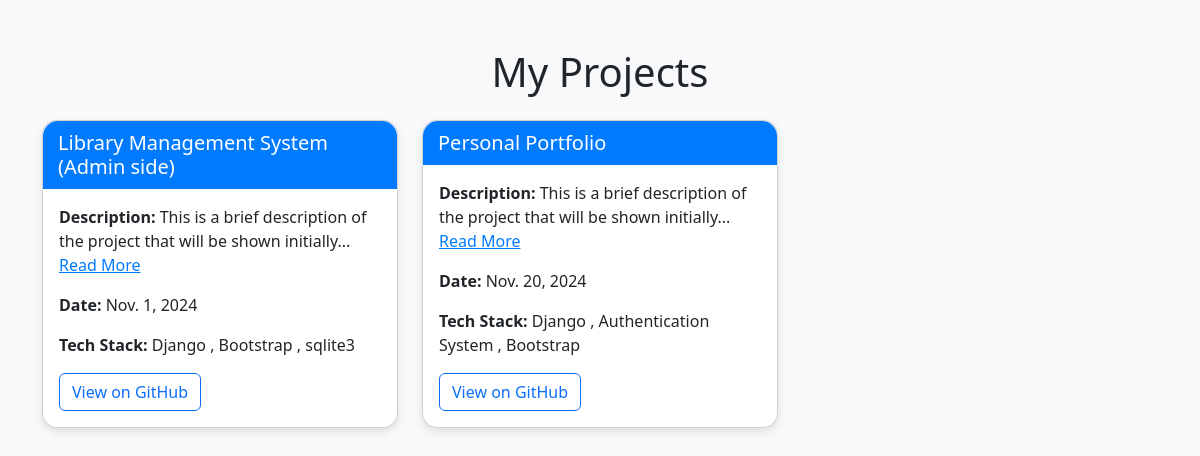
/PythonProjects (signed in), run on the app's committed database.
### Portfolio/models.py (models this page shows, shortened)
class python_projects(models.Model):
    Project_name = models.CharField(max_length=100)
    Project_description = models.TextField(max_length=1000)
    Project_link = models.CharField(max_length=1000)
    Project_created_on = models.DateField()
    Project_technology = models.TextField(max_length= 250)

### Portfolio/views.py (the view)
# urls.py: path('PythonProjects' , v.show_pp , name = "projects"),
@login_required
def show_pp(request):
    projects = python_projects.objects.all()
    return render(request , "projects.html" , {'projects':projects})

### templates/projects.html (shortened to what this page needs)
<!DOCTYPE html>
<html lang="en">
<head>
    <link href="https://cdn.jsdelivr.net/npm/bootstrap@5.3.2/dist/css/bootstrap.min.css" rel="stylesheet">
</head>
<body>
    <div class="container py-5">
        <h1 class="text-center mb-4">My Projects</h1>
        <div class="row" id="project-list">
            {% for p in projects %}
            <div class="col-md-6 col-lg-4 mb-4">
                <div class="card project-card">
                    <div class="project-header">
                        <h5 class="mb-0">{{ p.Project_name }}</h5>
                    </div>
                    <div class="card-body">
                        <p class="card-text">
                            <strong>Description:</strong>
                            <span class="short-desc">
                                This is a brief description of the project that will be shown initially...
                            </span>
                            <span class="read-more-link" data-bs-toggle="collapse" href="#full-desc-1" role="button" aria-expanded="false" aria-controls="full-desc-1">
                                Read More
                            </span>
                        </p>
                        <p class="card-text">
                            <strong>Date:</strong> {{ p.Project_created_on}}
                        </p>
                        <p class="card-text">
                            <strong>Tech Stack:</strong> {{ p.Project_technology}}
                        </p>
                        <a href="{{p.Project_link}}" target="_blank" class="btn btn-outline-primary github-link">
                            View on GitHub
                        </a>
                    </div>
                </div>
            </div>
            {% endfor %}
        </div>
    </div>
</body>
</html>

### templates/projects.html (style rules this page uses)
body { background-color: #f8f9fa; }
.project-card { border-radius: 15px; box-shadow: 0 4px 10px rgba(0, 0, 0, 0.1); transition: transform 0.3s ease; }
.project-header { background-color: #007bff; color: white; padding: 10px 15px; border-radius: 15px 15px 0 0; }
.read-more-link { cursor: pointer; color: #007bff; text-decoration: underline; }

### data on the page
python_projects: Project_name "Library Management System (Admin side)", Project_created_on "Nov. 1, 2024", Project_technology "Django , Bootstrap , sqlite3"
python_projects: Project_name "Personal Portfolio", Project_created_on "Nov. 20, 2024", Project_technology "Django , Authentication System , Bootstrap"
